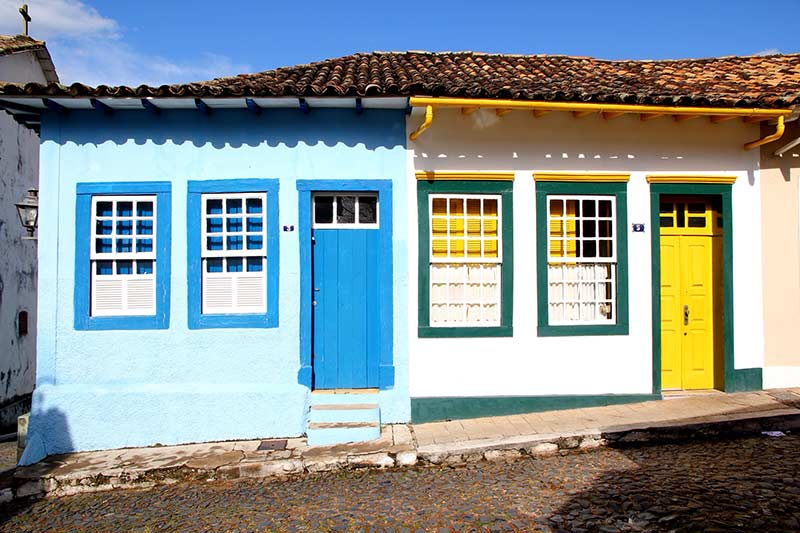
#> input picture images/20171026casas-coloniais-55.jpg, 800 x 533 px
$ python pretobranco.py images/20171026casas-coloniais-55.jpg images/colored_1.jpg
#> lines starting #> are read from the running program, lines starting #| are printed output that depends on the picture; after the words box and inside, x2 and y2 are one past the last pixel; in counts of white or black regions, pixels touching at a corner belong together
# Importar as bibliotecas
import sys
from PIL import Image, ImageFilter

def run(arg01, arg02):

    # Abrir a Imagem
#> called with arg01 = 'images/20171026casas-coloniais-55.jpg', arg02 = 'images/colored_1.jpg'
    img1 = Image.open(arg01)
#> img1 is the input picture: PIL image 800x533 RGB; mean R, G, B 135.3, 148, 150.7

    # Carregar a imagem para uma matriz
    matriz = img1.load()

    # Fazer a conversão
    for i in range(img1.size[0]):
        for j in range(img1.size[1]):
            r = matriz[i, j][0]
            g = matriz[i, j][1]
            b = matriz[i, j][2]
            pixels = int((r + g + b) / 3)
            if pixels > 128:
                resp = 255
            else:
                resp = 0
            matriz[i, j] = (resp, resp, resp)

    # Salvar a imagem resultante
    img1.save(arg02)
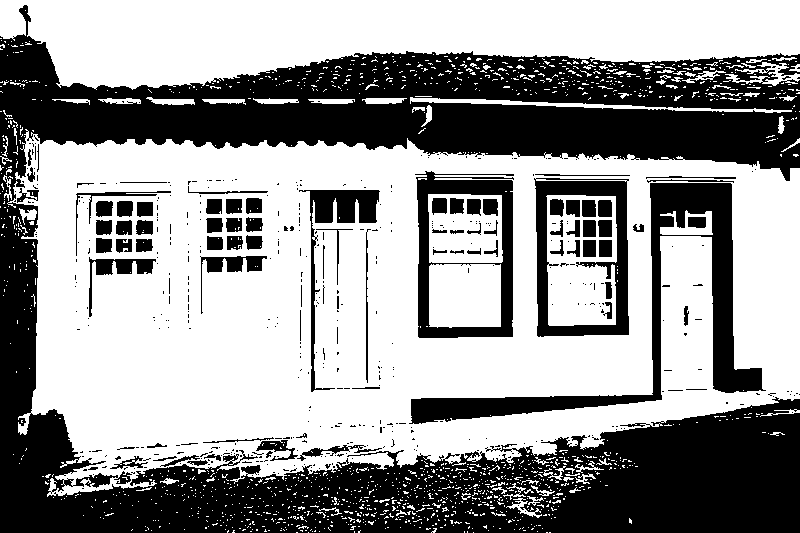
#> saved as colored_1.jpg: PIL image 800x533 RGB; 58.9% white; 492 black regions (406 under 20 px), largest, box (x1, y1, x2, y2) and area: (0, 5, 800, 533) 135176, (409, 183, 766, 424) 12554, (415, 171, 514, 338) 5661

if __name__ == "__main__":
    run(sys.argv[1], sys.argv[2])
